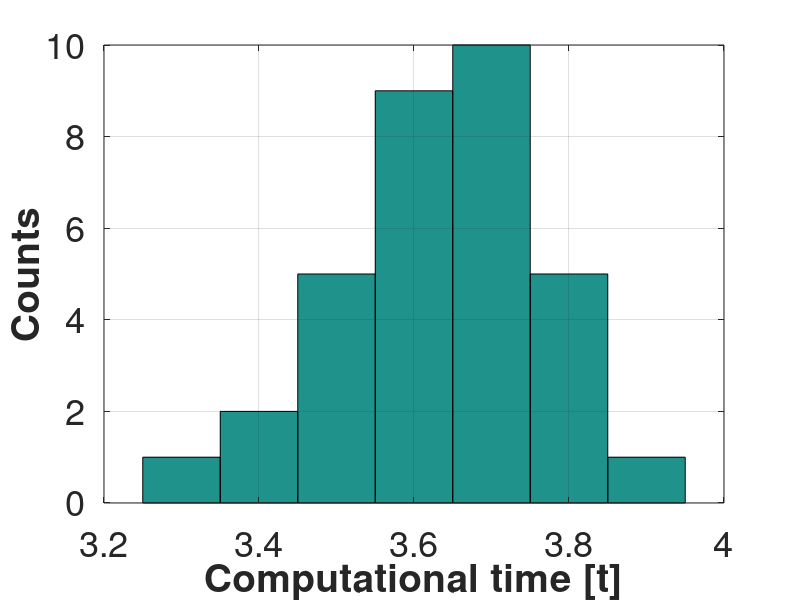

Recreate this plot in MATLAB.
clear all;
close all;
clc;

%% Time on different images

t = [
      3.37257 %7914
     %; 3.22112 %7917
     ; 3.46251 %7918
     ; 3.66637 %7920
     %; 4.21276 %7923
     ; 3.58753 %7924
     %; 3.25282 %7925
     ; 3.79392 %7927
     ; 3.60615 %7928
     ; 3.73994 %7929
     %; 4.03587 %7930
     ; 3.52217 %7931
     ; 3.8202 %7932
     ; 3.61208 %7933
     ; 3.64242 %7934
     ; 3.652   %7935
     ; 3.73734 %7936
     %; 4.01064 %7937
     ; 3.87315 %7938
     ; 3.7302 %7939
     ; 3.75937 %7940
     ; 3.57839 %7941
     ; 3.25922 %7942     
     ; 3.68667 %7943
     ; 3.42956 %7944
     ; 3.69898 %7945
     ; 3.61935 %7946
     ; 3.5335   %7947
     ; 3.77301  %7948
     ; 3.62466  %7951
     ; 3.53066  %7952
     ; 3.68178  %7954
     ; 3.64638  %7955
     ; 3.8189   %8008
     ; 3.48138  %8011
     ; 3.69229  %8012
     %; 4.027    %8013
     ; 3.71463  %8015
     ; 3.63375   %8017
     ];
%  t=t-0.05;
 meanT = mean(t)
 
 stdT = std(t)
 
figure(1)
xbins1 = 3:0.1:4;
hist(t,xbins1);
set(gca,'FontSize',26);
xlabel('Computational time [t]','FontSize',28,'FontWeight','bold');
ylabel('Counts','FontSize',28,'FontWeight','bold');
grid on;
xlim([3.2 4])
